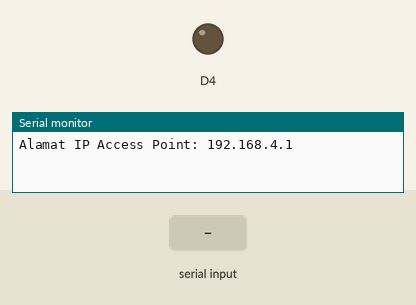
Recording of a sketch running on a simulated ESP8266 (NodeMCU). Shown: output pins drawn as LEDs (lit = HIGH), the last lines printed to the serial monitor. The test bench sets the inputs (shaded band).

Above: at 1.2 s.
1.3 s: "30;150\n" received over Serial
At 4.0 s:
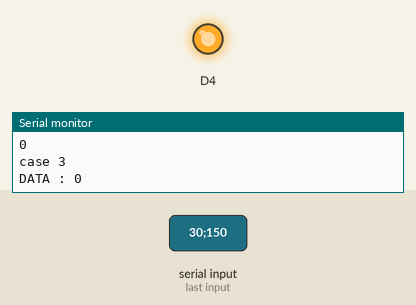
4.3 s: ";" received over Serial
At 5.9 s:
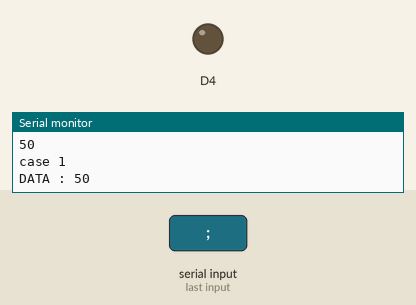
7.3 s: "1;90\n" received over Serial
At 10.9 s:
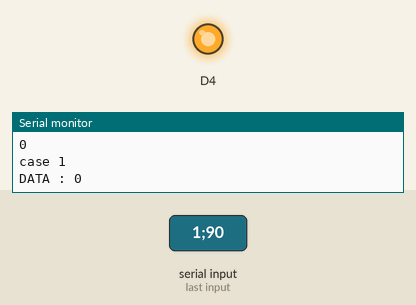
Timing chart, 0 to 12.4 s (numbered marks = the images above; inputs shaded):
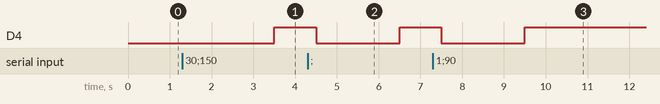

The sketch:

Acces_point_master.ino
```cpp
#include <ESP8266WiFi.h>
#include <WiFiClient.h>

const char* ssid = "Class_29";
const char* password = "0idxdgigjhfi";
const char* serverAddress1 = "192.168.4.3";  // Alamat IP perangkat Station 1
const char* serverAddress2 = "192.168.4.4";  // Alamat IP perangkat Station 2
const char* serverAddress3 = "192.168.4.5";
String device;
int messageCount = 0;
int IR;
int TIRAI;
int stat;
String dataFIX;
String dataACT;
void setup() {
  Serial.begin(115200);
  pinMode(D4, OUTPUT);
  WiFi.mode(WIFI_AP);
  WiFi.softAP(ssid, password);
  Serial.print("Alamat IP Access Point: ");
  Serial.println(WiFi.softAPIP());
  digitalWrite(D4, LOW);

}

void loop() {
  WiFiClient client1;
  WiFiClient client2;
  WiFiClient client3;
  //  if (stat == 0) {
  if (Serial.available()) {
    char a = Serial.read();
    if (a != '-' && a != ';') {
      dataACT += String(a);
    } else if (a == '-') {
      dataACT = "";
      dataFIX = "";
    } else if ( a == ';') {
      dataFIX = dataACT;
      String device = dataFIX.substring(0, 1);
      int AddDev = device.toInt();
      Serial.println(AddDev);
      String DataPars = dataFIX.substring(1, dataFIX.indexOf(';'));
      int dataCTRL = DataPars.toInt();
      Serial.println(dataCTRL);
      switch (AddDev) {
        case 1://usb
          Serial.println("case 1");
          Serial.print("DATA : ");
          Serial.println(dataCTRL);
          client2.stop();
          client3.stop();
          if (client1.connect(serverAddress1, 80)) {
            client1.println(dataCTRL);
            client1.stop();
            digitalWrite(D4, LOW);
            delay(2000);
            digitalWrite(D4, HIGH);
          }  else {
            delay(1000);
            digitalWrite(D4, LOW);
          }
          break;
        case 2:
          Serial.println("case 2");
          Serial.print("DATA : ");
          Serial.println(dataCTRL);
          client3.stop();
          client1.stop();
          if (client2.connect(serverAddress2, 80)) {
            client2.println(dataCTRL);
            client2.stop();
            digitalWrite(D4, LOW);
            delay(2000);
            digitalWrite(D4, HIGH);
          }  else {
            delay(1000);
            digitalWrite(D4, LOW);
          }
          break;
        case 3:// wake
          Serial.println("case 3");
          Serial.print("DATA : ");
          Serial.println(dataCTRL);
          client1.stop();
          client2.stop();
          if (client3.connect(serverAddress3, 80)) {
            client3.println(dataCTRL);
            client3.stop();
            digitalWrite(D4, LOW);
            delay(2000);
            digitalWrite(D4, HIGH);
          }  else {
            delay(1000);
            digitalWrite(D4, LOW);
          }
          break;
        case 4:
          ESP.reset();
          break;
      }
      dataACT = "";
    }
  }
}
```

Measured:
- after the input at 1.3 s, D4: LOW → HIGH after 2.2 s
- after the input at 4.3 s, D4: HIGH → LOW after 0.20 s, → HIGH 2.0 s later
- after the input at 7.3 s, D4: HIGH → LOW after 0.20 s, → HIGH 2.0 s later
